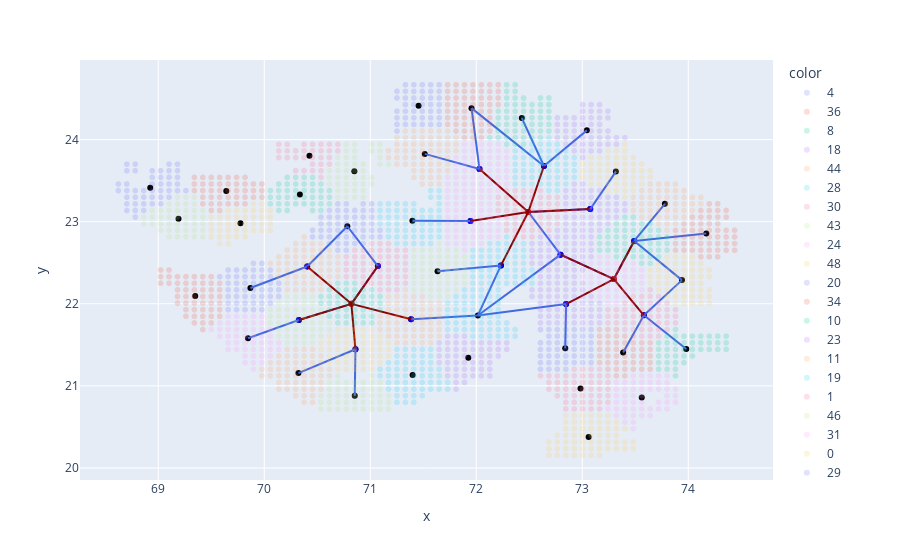

Notebook code for this chart:
### Code cell
fig = px.scatter(x=forecast_df["Longitude"], y=forecast_df["Latitude"],opacity=0.2,color=forecast_df["cluster"])

fig.add_scatter(x=agg_df["x_loc"], y=agg_df["y_loc"], text=agg_df["near_loc"],
                mode="markers", name="Centroid", marker=dict(color='black'))

fig.add_scatter(x=agg_df.loc[agg_df["near_loc"].isin(depot_loc)==True,"x_loc"], 
                 y=agg_df.loc[agg_df["near_loc"].isin(depot_loc)==True,"y_loc"],
               mode="markers", name="Depot", marker=dict(color='Blue'))

fig.add_scatter(x=agg_df.loc[agg_df["near_loc"].isin(ref_loc)==True,"x_loc"], 
                 y=agg_df.loc[agg_df["near_loc"].isin(ref_loc)==True,"y_loc"],
               mode='markers', name = "Refinaries", marker=dict(color='red'))

for i in range(len(biomass_ds)):
        fig.add_scatter(x=agg_df[agg_df["near_loc"].isin(biomass_ds[i])==True]["x_loc"], 
                      y=agg_df[agg_df["near_loc"].isin(biomass_ds[i])==True]["y_loc"], 
                        mode='lines', marker=dict(color='royalblue'))
        
for i in range(len(pellet_ds)):
        fig.add_scatter(x=agg_df[agg_df["near_loc"].isin(pellet_ds[i])==True]["x_loc"], 
                      y=agg_df[agg_df["near_loc"].isin(pellet_ds[i])==True]["y_loc"], 
                        mode='lines', marker=dict(color='darkred'))

fig.show()
